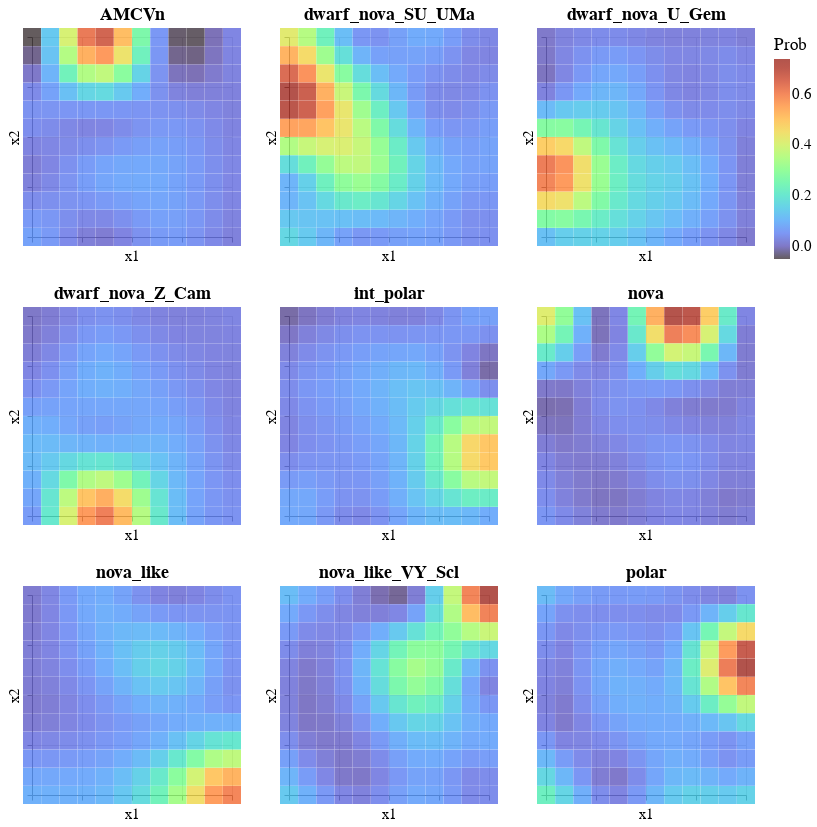

Notebook cell for this chart:
### Code cell
from sklearn.preprocessing import MinMaxScaler,StandardScaler

# matY has shape n_dimensions (number of features) * n_nodes in latent space. 
# Manifold in n-dimensional space (projection of matX in data space); 
# A point matY[:,i] is a center of a Gaussian component i on the manifold in data space. Y=WΦT
# Location of each node in the high dimensional space.
# It is related to the actual probability space through Y=W*phi(transpose).
# We therefore need to normalise the matrix to show the strength of a node's association to a given class relative to the other nodes.
refvect = gtm_model.matY
print(refvect.shape)

refvect = scaler.inverse_transform(refvect.T).T
# refvect = MinMaxScaler().fit_transform(refvect.T).T



# Here we are plotting matX, the coordinates of the nodes in the 2D space. We will colour code them based on 'label'. So this will be a
# grid of pixels in 2D space that is colour coded by some parameter.
def plot_ref_vect(gtm_matX,label,title,fig_size=(200,200)):
    dfmap = pd.DataFrame(gtm_matX, columns=["x1", "x2"])
    dfmap['Prob'] = label
    map = alt.Chart(dfmap).mark_square().encode(
        x='x1',
        y='x2',
        color=alt.Color('Prob:Q',
                        #scale=alt.Scale(scheme='viridis')),
                        scale=alt.Scale(scheme='turbo')),
        size=alt.value(325),
        tooltip=['x1','x2', 'Prob:Q'],
        #opacity='density'
    ).properties(title = title, width = fig_size[0], height = fig_size[1])
    return map
# %%

# Here we save into variables plots for each of the classes. The colour coding is based on matY. matY defines the central
# position of each Gaussian (node) in feature, or in this case class probability, space. 
gtm_refvect0 = plot_ref_vect(gtm_model.matX,label=refvect[0,:],title=labels2[0])
gtm_refvect1 = plot_ref_vect(gtm_model.matX,label=refvect[1,:],title=labels2[1])
gtm_refvect2 = plot_ref_vect(gtm_model.matX,label=refvect[2,:],title=labels2[2])
gtm_refvect3 = plot_ref_vect(gtm_model.matX,label=refvect[3,:],title=labels2[3])
gtm_refvect4 = plot_ref_vect(gtm_model.matX,label=refvect[4,:],title=labels2[4])
gtm_refvect5 = plot_ref_vect(gtm_model.matX,label=refvect[5,:],title=labels2[5])
gtm_refvect6 = plot_ref_vect(gtm_model.matX,label=refvect[6,:],title=labels2[6])
gtm_refvect7 = plot_ref_vect(gtm_model.matX,label=refvect[7,:],title=labels2[7])
gtm_refvect8 = plot_ref_vect(gtm_model.matX,label=refvect[8,:],title=labels2[8])

gtm_refs_top = gtm_refvect0 |  gtm_refvect1 |  gtm_refvect2 
gtm_refs_middle = gtm_refvect3 | gtm_refvect4 | gtm_refvect5
gtm_refs_bottom = gtm_refvect6 | gtm_refvect7 | gtm_refvect8 
class_maps = alt.vconcat(gtm_refs_top, gtm_refs_middle, gtm_refs_bottom).configure_legend(labelFontSize=15,titleFontSize=17, titleFontWeight='normal').configure_axis(labelFontSize=0, titleFontSize=15, titleFontWeight='normal')
class_maps = class_maps.configure_title(fontSize=18,fontWeight='bold')

class_maps

### Figure 1 — Vega-Lite specification as saved in the notebook (floating-point values rounded to 4 significant figures; data arrays with more than 128 entries replaced by an {"elided": "..."} marker saying what was removed)
{"config": {"view": {"continuousWidth": 300, "continuousHeight": 300}, "axis": {"labelFontSize": 0, "titleFontSize": 15, "titleFontWeight": "normal"}, "legend": {"labelFontSize": 15, "titleFontSize": 17, "titleFontWeight": "normal"}, "title": {"fontSize": 18, "fontWeight": "bold"}}, "vconcat": [{"hconcat": [{"data": {"name": "data-1b1d794194ad065adde6e0243ea6efed"}, "mark": {"type": "square"}, "encoding": {"color": {"field": "Prob", "scale": {"scheme": "turbo"}, "type": "quantitative"}, "size": {"value": 325}, "tooltip": [{"field": "x1", "type": "quantitative"}, {"field": "x2", "type": "quantitative"}, {"field": "Prob", "type": "quantitative"}], "x": {"field": "x1", "type": "quantitative"}, "y": {"field": "x2", "type": "quantitative"}}, "height": 200, "title": "AMCVn", "width": 200}, {"data": {"name": "data-4ea5db1985f59417eae1ce92edb79078"}, "mark": {"type": "square"}, "encoding": {"color": {"field": "Prob", "scale": {"scheme": "turbo"}, "type": "quantitative"}, "size": {"value": 325}, "tooltip": [{"field": "x1", "type": "quantitative"}, {"field": "x2", "type": "quantitative"}, {"field": "Prob", "type": "quantitative"}], "x": {"field": "x1", "type": "quantitative"}, "y": {"field": "x2", "type": "quantitative"}}, "height": 200, "title": "dwarf_nova_SU_UMa", "width": 200}, {"data": {"name": "data-3d70968591595ac837c9c262d7bfc9e8"}, "mark": {"type": "square"}, "encoding": {"color": {"field": "Prob", "scale": {"scheme": "turbo"}, "type": "quantitative"}, "size": {"value": 325}, "tooltip": [{"field": "x1", "type": "quantitative"}, {"field": "x2", "type": "quantitative"}, {"field": "Prob", "type": "quantitative"}], "x": {"field": "x1", "type": "quantitative"}, "y": {"field": "x2", "type": "quantitative"}}, "height": 200, "title": "dwarf_nova_U_Gem", "width": 200}]}, {"hconcat": [{"data": {"name": "data-9bdf25c3ff4b8221bb2722c6e347f0b6"}, "mark": {"type": "square"}, "encoding": {"color": {"field": "Prob", "scale": {"scheme": "turbo"}, "type": "quantitative"}, "size": {"value": 325}, "tooltip": [{"field": "x1", "type": "quantitative"}, {"field": "x2", "type": "quantitative"}, {"field": "Prob", "type": "quantitative"}], "x": {"field": "x1", "type": "quantitative"}, "y": {"field": "x2", "type": "quantitative"}}, "height": 200, "title": "dwarf_nova_Z_Cam", "width": 200}, {"data": {"name": "data-7c9812c0fd81fa1338b1264da7a62ca5"}, "mark": {"type": "square"}, "encoding": {"color": {"field": "Prob", "scale": {"scheme": "turbo"}, "type": "quantitative"}, "size": {"value": 325}, "tooltip": [{"field": "x1", "type": "quantitative"}, {"field": "x2", "type": "quantitative"}, {"field": "Prob", "type": "quantitative"}], "x": {"field": "x1", "type": "quantitative"}, "y": {"field": "x2", "type": "quantitative"}}, "height": 200, "title": "int_polar", "width": 200}, {"data": {"name": "data-92344c78b52d128f406f62850b542639"}, "mark": {"type": "square"}, "encoding": {"color": {"field": "Prob", "scale": {"scheme": "turbo"}, "type": "quantitative"}, "size": {"value": 325}, "tooltip": [{"field": "x1", "type": "quantitative"}, {"field": "x2", "type": "quantitative"}, {"field": "Prob", "type": "quantitative"}], "x": {"field": "x1", "type": "quantitative"}, "y": {"field": "x2", "type": "quantitative"}}, "height": 200, "title": "nova", "width": 200}]}, {"hconcat": [{"data": {"name": "data-48f6d9a47669cf5c05db415e9b1a25b0"}, "mark": {"type": "square"}, "encoding": {"color": {"field": "Prob", "scale": {"scheme": "turbo"}, "type": "quantitative"}, "size": {"value": 325}, "tooltip": [{"field": "x1", "type": "quantitative"}, {"field": "x2", "type": "quantitative"}, {"field": "Prob", "type": "quantitative"}], "x": {"field": "x1", "type": "quantitative"}, "y": {"field": "x2", "type": "quantitative"}}, "height": 200, "title": "nova_like", "width": 200}, {"data": {"name": "data-50bce593043a8e5b813d0f547c069640"}, "mark": {"type": "square"}, "encoding": {"color": {"field": "Prob", "scale": {"scheme": "turbo"}, "type": "quantitative"}, "size": {"value": 325}, "tooltip": [{"field": "x1", "type": "quantitative"}, {"field": "x2", "type": "quantitative"}, {"field": "Prob", "type": "quantitative"}], "x": {"field": "x1", "type": "quantitative"}, "y": {"field": "x2", "type": "quantitative"}}, "height": 200, "title": "nova_like_VY_Scl", "width": 200}, {"data": {"name": "data-278e901a32731734c3fe831d17fe21af"}, "mark": {"type": "square"}, "encoding": {"color": {"field": "Prob", "scale": {"scheme": "turbo"}, "type": "quantitative"}, "size": {"value": 325}, "tooltip": [{"field": "x1", "type": "quantitative"}, {"field": "x2", "type": "quantitative"}, {"field": "Prob", "type": "quantitative"}], "x": {"field": "x1", "type": "quantitative"}, "y": {"field": "x2", "type": "quantitative"}}, "height": 200, "title": "polar", "width": 200}]}], "$schema": "https://vega.github.io/schema/vega-lite/v5.14.1.json", "datasets": {"data-1b1d794194ad065adde6e0243ea6efed": {"elided": "144 records"}, "data-4ea5db1985f59417eae1ce92edb79078": {"elided": "144 records"}, "data-3d70968591595ac837c9c262d7bfc9e8": {"elided": "144 records"}, "data-9bdf25c3ff4b8221bb2722c6e347f0b6": {"elided": "144 records"}, "data-7c9812c0fd81fa1338b1264da7a62ca5": {"elided": "144 records"}, "data-92344c78b52d128f406f62850b542639": {"elided": "144 records"}, "data-48f6d9a47669cf5c05db415e9b1a25b0": {"elided": "144 records"}, "data-50bce593043a8e5b813d0f547c069640": {"elided": "144 records"}, "data-278e901a32731734c3fe831d17fe21af": {"elided": "144 records"}}}
